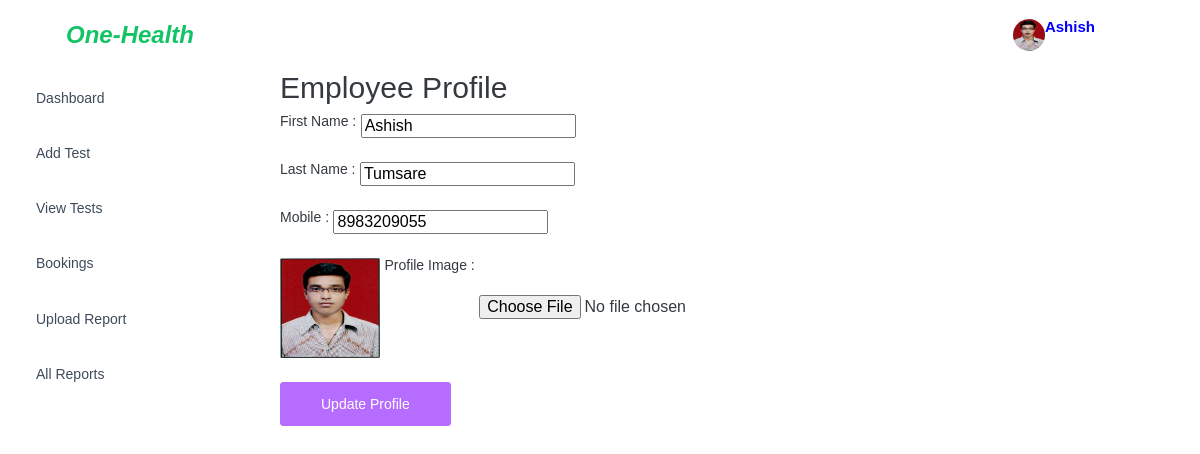
The page /employee/emp-profile/ (signed in) on the database its author committed.
### employee/models.py (models this page shows, shortened)
class Employee(models.Model):
    fname = models.CharField(max_length=10)
    lname = models.CharField(max_length=10)
    email = models.EmailField(unique= True)
    mobile = models.IntegerField()
    lab_id = 'lab202100012345A'
    password = models.CharField(max_length=10, unique=True)
    pic = models.FileField(upload_to='emp-pic',null=True,blank=True)

### employee/views.py (the view)
# urls.py: path('emp-profile/',views.emp_profile,name="emp-profile"),
def emp_profile(request):
    uid = Employee.objects.get(email=request.session['email'])
    if request.POST:
        uid.fname = request.POST['fname']
        uid.lname = request.POST['lname']
        uid.mobile = request.POST['mobile']
        if request.FILES:
            uid.pic = request.FILES['pic']
        uid.save()
        msg = "Data Updated Successfully"
        return render(request,'emp-profile.html',{'msg':msg,'uid':uid})
    else:
        return render(request,'emp-profile.html',{'uid':uid})

### employee/templates/emp-profile.html (shortened to what this page needs)
{% extends 'emp-header.html' %}
{% load static %}
{% block content %}
        <section class="signup">
            <div class="container">
                <div class="signup-content">
                    <div class="signup-form">
                        <h2 class="form-title">Employee Profile</h2>
                        <form action="{% url 'emp-profile' %}" method="POST" enctype="multipart/form-data" >
                            <div class="form-group">
                                <label >First Name : </label>
                                <input type="text" name="fname" value='{{uid.fname}}'>
                            </div>
                            <div class="form-group">
                                <label for="">Last Name : </label>
                                <input type="text" name="lname" value="{{uid.lname}}" >
                            </div>
                            <div class="form-group">
                                <label for="">Mobile   :</label>
                                <input type="text" name="mobile" value="{{uid.mobile}}" >
                            </div>
                            <div class = "form-group">
                            {% if uid.pic %}
                            <img src="{{uid.pic.url}}" alt="Profile Image" name="pic" width="100" height="100">
                            {% endif %}
                            <label >Profile Image : </label>
                            <input type="file" name="pic" id="">
                            </div>
                            <div>
                             <button type="submit" class="btn btn-primary pull-right">Update Profile</button>
                            </div>
                            <br><br>
                        </form>
                    </div>
                </div>
            </div>
        </section>
    </div>
  {% endblock %}

### employee/templates/emp-header.html (shortened to what this page needs)
{% load static %}
<!DOCTYPE html>
<html lang="en">
  <head>
    <link rel="stylesheet" href="{% static 'assets/vendors/mdi/css/materialdesignicons.min.css' %}">
    <link rel="stylesheet" href="{% static 'assets/vendors/css/vendor.bundle.base.css' %}">
    <link rel="stylesheet" href="{% static 'assets/css/style.css' %}">
  </head>
  <body>
    <div class="container-scroller">
      <nav class="navbar default-layout-navbar col-lg-12 col-12 p-0 fixed-top d-flex flex-row">
        <div class="text-center navbar-brand-wrapper d-flex align-items-center justify-content-center">
          <a class="navbar-brand brand-logo" href=""><i style="color:#12c465;"><b>One-Health</b></i></a>
        </div>
        <div class="navbar-menu-wrapper d-flex align-items-stretch">
          <ul class="navbar-nav navbar-nav-right">
            <li class="nav-item nav-profile dropdown">
              <a class="nav-link dropdown-toggle" href="#" data-toggle="dropdown" aria-expanded="false">
                <div class="nav-profile-img">
                  <img src="{{uid.pic.url}}" alt="image">
                 </div>
                <div class="text">
                  <p style="color:blue;"><b>{{uid.fname}}</b></p>
                </div>
              </a>
            </li>
            <li class="nav-item nav-settings d-none d-lg-block">
              <a class="nav-link" href="#">
                <i class="mdi mdi-format-line-spacing"></i>
              </a>
            </li>
          </ul>
        </div>
      </nav>
      <div class="container-fluid page-body-wrapper">
        <nav class="sidebar sidebar-offcanvas" id="sidebar">
          <ul class="nav">
            <li class="nav-item">
              <a class="nav-link" href="{% url 'emp-dashboard' %}">
                <span class="menu-title">Dashboard</span>
                <i class="mdi mdi-home menu-icon"></i>
              </a>
            </li>
            <li class="nav-item">
              <a class="nav-link" href="{% url 'emp-add-test' %}" >
                <span class="menu-title">Add Test</span>
                <i class="menu-arrow"></i>
                <i class="mdi mdi-crosshairs-gps menu-icon"></i>
             </a>
            </li>
            <li class="nav-item">
              <a class="nav-link" href="{% url 'emp-view-test' %}">
                <span class="menu-title">View Tests</span>
                <i class="mdi mdi-contacts menu-icon"></i>
              </a>
            </li>
            <li class="nav-item">
              <a class="nav-link" href="{% url 'emp-all-bookings' %}">
                <span class="menu-title">Bookings</span>
                <i class="mdi mdi-format-list-bulleted menu-icon"></i>
              </a>
            </li>
            <li class="nav-item">
              <a class="nav-link" href="{% url 'update-report' %}">
                <span class="menu-title">Upload Report</span>
                <i class="mdi mdi-chart-bar menu-icon"></i>
              </a>
            </li>
            <li class="nav-item">
              <a class="nav-link" href="{% url 'all-reports' %}">
                <span class="menu-title">All Reports</span>
                <i class="mdi mdi-chart-bar menu-icon"></i>
              </a>
            </li>
          </ul>
        </nav>
        {% block content %}
        {% endblock %}
        </div>
  </body>
</html>

### rows shown on the page
Employee: pic (picture), fname "Ashish", lname "Tumsare", mobile "8983209055"
